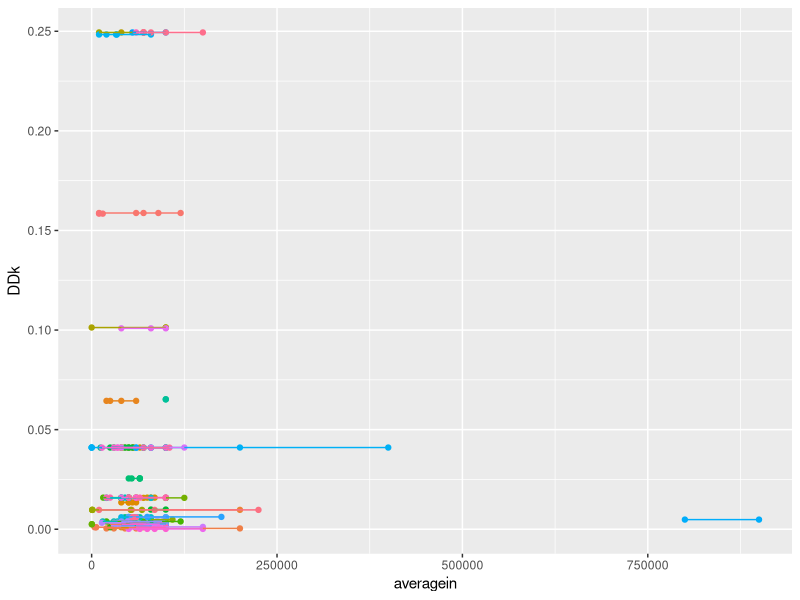
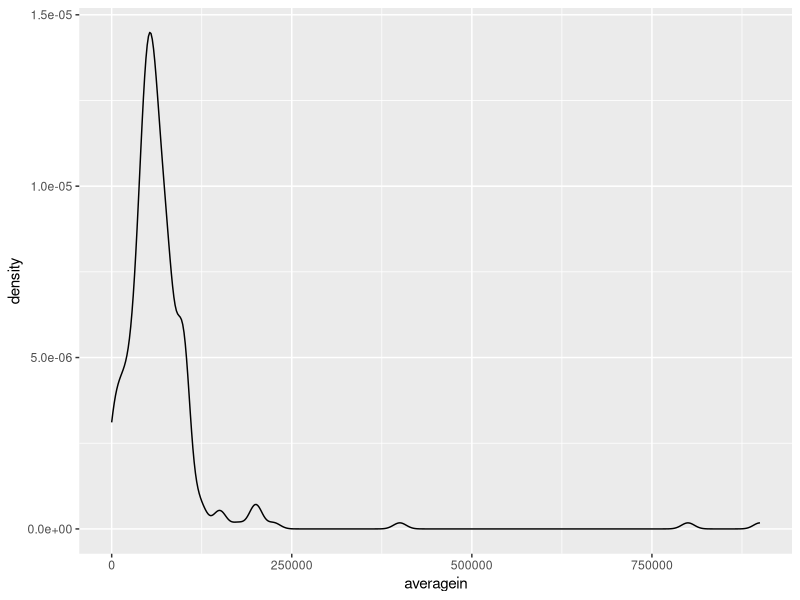

The R source for these figures, in order: (Note: this script raises an error after producing the figures.)
## 958 final project
## R script to clean data and run analyses
## Luke Watson 
## Jacob Wilson
## 
## init: 10/16/24
## 
## PLAN:
## 1. create informative averages of each of the life history variables based 
## on when the person lived in that location
##  a. early critical period hypothesis: earlier life experiences hold more 
##  weight than later, create weighted average that weights more recent exper-
##  iences lower
##  b. recency hypothesis: most recent life experience influences psychology 
##  more, create weighted average that weights more recent experiences higher
##  c. consider whether to transform the data before weighting or after 
##  
## 2. create two models, a simple linear model and a generalized linear model
## using gamma error distribution and a log link with all predictors for both
## hypotheses
##  a. linear model could utilize a log transformation and/or no transformation
##  to be a really shitty model
##  b. check assumptions using performance and go with the better model that 
##  matches those best (AIC will not be helpful)
##  c. report results (tables, figures, etc.)
##
## 3. to avoid overfitting given there will be about 10 or so predictors, 
## we will use k-fold cross validation for the preferred model to ensure that
## the model validates well within the dataset 
##  a. report results of robustness



# load libraries ----------------------------------------------------------

library(tidyverse)
library(readxl) # read xlsx files
library(haven)
library(lme4)
library(MASS)

# load and view data ------------------------------------------------------

LHS_wide <- read_xlsx("data/Final Project Data_wide.xlsx")
LHS_long <- read_xlsx("data/Final Project Data_long.xlsx")
LHS_weights <- read.csv("data/lin-weight-untransf-lhs-data.csv")
attach(LHS_weights)

# ggplot
LHS_long |> 
  ggplot(aes(x = averagein, y = DDk, color = as.factor(ResponseId))) +
  geom_point() +
  geom_line() +
  theme(legend.position = "none")

LHS_long |> 
  ggplot(aes(x = averagein)) +
  geom_density()

# NOTES FROM MIKE:
# mike suggests reducing each subjects location/life history data down to 
# aggregate means for each predictor (income, density, sr, le), or if you want 
# to include all of those locations, could find a way to weight each of the 
# predictor estimates of each subject (like more recent experience being 
# weighted more or earlier experiences being weighted more)

# Suggestions for complex techniques we could use:
# b/c data is highly skewed, could use bootstrapping for regression weights 
# between adjusted and non-adjusted predictor models to see how the variability 
# in estimates change as outliers are excluded and excluded in the bootstrapped 
# samples 
# 
# use cross-validation to see how the model fits (encouraged to do at least one of
# cross validation or bootstrapping, one is fine)
# 
# 


# take a look at variables with colnames, str, and summary
  colnames(LHS_long)
  str(LHS_long) # variable types
  summary(LHS_long)
  
# Variables Checks-------------------------------------------------------
#new variables
  hist(tw.in)
  hist(tw.hhin)
  hist(tw.roommates)
  hist(tw.dens)
  hist(tw.SR)
  hist(tw.LE)
# Linear Analysis ---------------------------------------------------------

#linear model, I think this is all we need
  #time-weighting
      lm_time_weighted <- lm(DDk~tw.in+tw.dens+tw.SR+tw.LE, data=LHS_wide)
        summary(lm_time_weighted)
          #Cross-Validation
            cvr1<-cv.glm(LHS_weights, lm_time_weighted, K=5)
            cvr1$delta
            
    
  #primacy weighting
      lm_prim_weighted <- lm(DDk~prim_av_income+prim_density+prim_sex_ratio+prim_life_expct, data=LHS_weighted)
        summary(lm_prim_weighted)
          #Cross-Validation
            cvr2<-cv.glm(LHS_weights, lm_prime_weighted, K=5)
            cvr2$delta
            
      #with time
        lm_primlos_weighted <- lm(DDk~prim_los_av_income+prim_los_density+prim_los_sex_ratio+prim_los_life_expct, data=LHS_weighted)
          summary(lm_primlos_weighted)
            #Cross-Validation
              cvr3<-cv.glm(LHS_weights, lm_primelos_weighted, K=5)
              cvr3$delta
              
              
  #recency weighting
      lm_rec_weighted <- lm(DDk~rec_av_income+rec_density+rec_sex_ratio+rec_life_expct, data=LHS_weighted)
        summary(lm_rec_weighted)
          #Cross-Validation
            cvr4<-cv.glm(LHS_weights, lm_rec_weighted, K=5)
            cvr4$delta
            
      #with time
        lm_reclos_weighted <- lm(DDk~rec_los_av_income+rec_los_density+rec_los_sex_ratio+rec_los_life_expct, data=LHS_weighted)
          summary(lm_reclos_weighted)
            #Cross-Validation
              cvr5<-cv.glm(LHS_weights, lm_reclos_weighted, K=5)
              cvr5$delta
              
# Generalized Linear Analysis ---------------------------------------------
  #time-weighting
      glm_time_weighted <- glm(DDk~tw.in+tw.dens+tw.SR+tw.LE, data=LHS_wide, family=Gamma(link="log"))
        summary(glm_time_weighted)
          #Cross-Validation
            cvr6<-cv.glm(LHS_weights, glm_time_weighted, K=5)
            cvr6$delta
            
            
  #primacy weighting
      glm_prim_weighted <- lm(DDk~prim_av_income+prim_density+prim_sex_ratio+prim_life_expct, data=LHS_weighted, family=Gamma(link="log"))
        summary(lm_prim_weighted)
          #Cross-Validation
            cvr7<-cv.glm(LHS_weights, glm_prim_weighted, K=5)
            cvr7$delta
            
      #with time
        glm_primlos_weighted <- lm(DDk~prim_los_av_income+prim_los_density+prim_los_sex_ratio+prim_los_life_expct, data=LHS_weighted, family=Gamma(link="log"))
          summary(lm_primlos_weighted)
            #Cross-Validation
              cvr8<-cv.glm(LHS_weights, glm_primlos_weighted, K=5)
              cvr8$delta
              
              
  #recency weighting
      glm_rec_weighted <- lm(DDk~rec_av_income+rec_density+rec_sex_ratio+rec_life_expct, data=LHS_weighted, family=Gamma(link="log"))
        summary(lm_rec_weighted)
          #Cross-Validation
            cvr9<-cv.glm(LHS_weights, glm_rec_weighted, K=5)
            cvr9$delta
            
      #With time
        glm_rec_weighted <- lm(DDk~rec_los_av_income+rec_los_density+rec_los_sex_ratio+rec_los_life_expct, family=Gamma(link="log"))
          summary(lm_reclos_weighted)
            #Cross-Validation
              cvr10<-cv.glm(LHS_weights, glm_reclos_weighted, K=5)
              cvr10$delta

           
